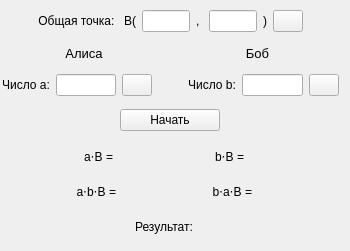
       <widget class="QWidget" name="tab_3">
        <attribute name="title">
         <string>Протокол Диффи-Хеллмана</string>
        </attribute>
        <widget class="QWidget" name="verticalLayoutWidget_3">
         <property name="geometry">
          <rect>
           <x>0</x>
           <y>10</y>
           <width>341</width>
           <height>232</height>
          </rect>
         </property>
         <layout class="QVBoxLayout" name="verticalLayout_4">
          <property name="spacing">
           <number>6</number>
          </property>
          <item>
           <layout class="QHBoxLayout" name="horizontalLayout_10">
            <item>
             <spacer name="horizontalSpacer_18">
              <property name="orientation">
               <enum>Qt::Horizontal</enum>
              </property>
              <property name="sizeHint" stdset="0">
               <size>
                <width>40</width>
                <height>20</height>
               </size>
              </property>
             </spacer>
            </item>
            <item>
             <widget class="QLabel" name="label_39">
              <property name="text">
               <string>Общая точка: </string>
              </property>
              <property name="textFormat">
               <enum>Qt::AutoText</enum>
              </property>
              <property name="alignment">
               <set>Qt::AlignCenter</set>
              </property>
             </widget>
            </item>
            <item>
             <widget class="QLabel" name="label_40">
              <property name="text">
               <string>B(</string>
              </property>
              <property name="alignment">
               <set>Qt::AlignRight|Qt::AlignTrailing|Qt::AlignVCenter</set>
              </property>
             </widget>
            </item>
            <item>
             <widget class="QLineEdit" name="xDHLineEdit">
              <property name="maximumSize">
               <size>
                <width>50</width>
                <height>16777215</height>
               </size>
              </property>
              <property name="alignment">
               <set>Qt::AlignRight|Qt::AlignTrailing|Qt::AlignVCenter</set>
              </property>
             </widget>
            </item>
            <item>
             <widget class="QLabel" name="label_41">
              <property name="text">
               <string>, </string>
              </property>
              <property name="alignment">
               <set>Qt::AlignCenter</set>
              </property>
             </widget>
            </item>
            <item>
             <widget class="QLineEdit" name="yDHLineEdit">
              <property name="maximumSize">
               <size>
                <width>50</width>
                <height>16777215</height>
               </size>
              </property>
              <property name="alignment">
               <set>Qt::AlignRight|Qt::AlignTrailing|Qt::AlignVCenter</set>
              </property>
             </widget>
            </item>
            <item>
             <widget class="QLabel" name="label_43">
              <property name="text">
               <string>)</string>
              </property>
             </widget>
            </item>
            <item>
             <widget class="QPushButton" name="randomPointDHButton">
              <property name="maximumSize">
               <size>
                <width>30</width>
                <height>16777215</height>
               </size>
              </property>
              <property name="text">
               <string/>
              </property>
              <property name="icon">
               <iconset>
                <normaloff>play.png</normaloff>play.png</iconset>
              </property>
             </widget>
            </item>
            <item>
             <spacer name="horizontalSpacer_19">
              <property name="orientation">
               <enum>Qt::Horizontal</enum>
              </property>
              <property name="sizeHint" stdset="0">
               <size>
                <width>40</width>
                <height>20</height>
               </size>
              </property>
             </spacer>
            </item>
           </layout>
          </item>
          <item>
           <layout class="QHBoxLayout" name="horizontalLayout_14">
            <item>
             <widget class="QLabel" name="label_44">
              <property name="font">
               <font>
                <pointsize>10</pointsize>
               </font>
              </property>
              <property name="text">
               <string>Алиса</string>
              </property>
              <property name="alignment">
               <set>Qt::AlignCenter</set>
              </property>
             </widget>
            </item>
            <item>
             <widget class="QLabel" name="label_46">
              <property name="font">
               <font>
                <pointsize>10</pointsize>
               </font>
              </property>
              <property name="text">
               <string>Боб</string>
              </property>
              <property name="alignment">
               <set>Qt::AlignCenter</set>
              </property>
             </widget>
            </item>
           </layout>
          </item>
          <item>
           <layout class="QHBoxLayout" name="horizontalLayout_15">
            <item>
             <spacer name="horizontalSpacer_20">
              <property name="orientation">
               <enum>Qt::Horizontal</enum>
              </property>
              <property name="sizeType">
               <enum>QSizePolicy::Expanding</enum>
              </property>
              <property name="sizeHint" stdset="0">
               <size>
                <width>50</width>
                <height>20</height>
               </size>
              </property>
             </spacer>
            </item>
            <item>
             <widget class="QLabel" name="label_47">
              <property name="text">
               <string>Число a:</string>
              </property>
              <property name="alignment">
               <set>Qt::AlignCenter</set>
              </property>
             </widget>
            </item>
            <item>
             <widget class="QLineEdit" name="valueADHLineEdit">
              <property name="toolTip">
               <string>Случайное число</string>
              </property>
              <property name="alignment">
               <set>Qt::AlignCenter</set>
              </property>
             </widget>
            </item>
            <item>
             <widget class="QPushButton" name="randomValueADHButton">
              <property name="maximumSize">
               <size>
                <width>30</width>
                <height>16777215</height>
               </size>
              </property>
              <property name="text">
               <string/>
              </property>
              <property name="icon">
               <iconset>
                <normaloff>play.png</normaloff>play.png</iconset>
              </property>
             </widget>
            </item>
            <item>
             <spacer name="horizontalSpacer_21">
              <property name="orientation">
               <enum>Qt::Horizontal</enum>
              </property>
              <property name="sizeType">
               <enum>QSizePolicy::MinimumExpanding</enum>
              </property>
              <property name="sizeHint" stdset="0">
               <size>
                <width>30</width>
                <height>20</height>
               </size>
              </property>
             </spacer>
            </item>
            <item>
             <widget class="QLabel" name="label_49">
              <property name="text">
               <string>Число b:</string>
              </property>
              <property name="alignment">
               <set>Qt::AlignCenter</set>
              </property>
             </widget>
            </item>
            <item>
             <widget class="QLineEdit" name="valueBDHLineEdit">
              <property name="toolTip">
               <string>Случайное число</string>
              </property>
              <property name="alignment">
               <set>Qt::AlignCenter</set>
              </property>
             </widget>
            </item>
            <item>
             <widget class="QPushButton" name="randomValueBDHButton">
              <property name="maximumSize">
               <size>
                <width>30</width>
                <height>16777215</height>
               </size>
              </property>
              <property name="text">
               <string/>
              </property>
              <property name="icon">
               <iconset>
                <normaloff>play.png</normaloff>play.png</iconset>
              </property>
             </widget>
            </item>
            <item>
             <spacer name="horizontalSpacer_22">
              <property name="orientation">
               <enum>Qt::Horizontal</enum>
              </property>
              <property name="sizeType">
               <enum>QSizePolicy::Expanding</enum>
              </property>
              <property name="sizeHint" stdset="0">
               <size>
                <width>50</width>
                <height>20</height>
               </size>
              </property>
             </spacer>
            </item>
           </layout>
          </item>
          <item>
           <spacer name="verticalSpacer_6">
            <property name="orientation">
             <enum>Qt::Vertical</enum>
            </property>
            <property name="sizeType">
             <enum>QSizePolicy::Fixed</enum>
            </property>
            <property name="sizeHint" stdset="0">
             <size>
              <width>20</width>
              <height>7</height>
             </size>
            </property>
           </spacer>
          </item>
          <item>
           <layout class="QHBoxLayout" name="horizontalLayout_16">
            <item>
             <widget class="QPushButton" name="protocolDHButton">
              <property name="maximumSize">
               <size>
                <width>100</width>
                <height>16777215</height>
               </size>
              </property>
              <property name="text">
               <string>Начать</string>
              </property>
              <property name="autoDefault">
               <bool>true</bool>
              </property>
             </widget>
            </item>
           </layout>
          </item>
          <item>
           <spacer name="verticalSpacer_7">
            <property name="orientation">
             <enum>Qt::Vertical</enum>
            </property>
            <property name="sizeType">
             <enum>QSizePolicy::Fixed</enum>
            </property>
            <property name="sizeHint" stdset="0">
             <size>
              <width>20</width>
              <height>4</height>
             </size>
            </property>
           </spacer>
          </item>
          <item>
           <layout class="QHBoxLayout" name="horizontalLayout_17">
            <item>
             <spacer name="horizontalSpacer_23">
              <property name="orientation">
               <enum>Qt::Horizontal</enum>
              </property>
              <property name="sizeType">
               <enum>QSizePolicy::Expanding</enum>
              </property>
              <property name="sizeHint" stdset="0">
               <size>
                <width>50</width>
                <height>20</height>
               </size>
              </property>
             </spacer>
            </item>
            <item>
             <widget class="QLabel" name="label_50">
              <property name="text">
               <string>a⋅B =</string>
              </property>
              <property name="alignment">
               <set>Qt::AlignRight|Qt::AlignTrailing|Qt::AlignVCenter</set>
              </property>
             </widget>
            </item>
            <item>
             <widget class="QLabel" name="resultABDHLabel">
              <property name="text">
               <string/>
              </property>
             </widget>
            </item>
            <item>
             <spacer name="horizontalSpacer_24">
              <property name="orientation">
               <enum>Qt::Horizontal</enum>
              </property>
              <property name="sizeType">
               <enum>QSizePolicy::MinimumExpanding</enum>
              </property>
              <property name="sizeHint" stdset="0">
               <size>
                <width>30</width>
                <height>20</height>
               </size>
              </property>
             </spacer>
            </item>
            <item>
             <widget class="QLabel" name="label_51">
              <property name="text">
               <string>b⋅B =</string>
              </property>
              <property name="alignment">
               <set>Qt::AlignRight|Qt::AlignTrailing|Qt::AlignVCenter</set>
              </property>
             </widget>
            </item>
            <item>
             <widget class="QLabel" name="resultBBDHLabel">
              <property name="text">
               <string/>
              </property>
             </widget>
            </item>
            <item>
             <spacer name="horizontalSpacer_25">
              <property name="orientation">
               <enum>Qt::Horizontal</enum>
              </property>
              <property name="sizeType">
               <enum>QSizePolicy::Expanding</enum>
              </property>
              <property name="sizeHint" stdset="0">
               <size>
                <width>50</width>
                <height>20</height>
               </size>
              </property>
             </spacer>
            </item>
           </layout>
          </item>
          <item>
           <layout class="QHBoxLayout" name="horizontalLayout_18">
            <item>
             <spacer name="horizontalSpacer_26">
              <property name="orientation">
               <enum>Qt::Horizontal</enum>
              </property>
              <property name="sizeType">
               <enum>QSizePolicy::Expanding</enum>
              </property>
              <property name="sizeHint" stdset="0">
               <size>
                <width>50</width>
                <height>20</height>
               </size>
              </property>
             </spacer>
            </item>
            <item>
             <widget class="QLabel" name="label_52">
              <property name="text">
               <string>a⋅b⋅B =</string>
              </property>
              <property name="alignment">
               <set>Qt::AlignRight|Qt::AlignTrailing|Qt::AlignVCenter</set>
              </property>
             </widget>
            </item>
            <item>
             <widget class="QLabel" name="resultABBDHLabel">
              <property name="text">
               <string/>
              </property>
             </widget>
            </item>
            <item>
             <spacer name="horizontalSpacer_27">
              <property name="orientation">
               <enum>Qt::Horizontal</enum>
              </property>
              <property name="sizeType">
               <enum>QSizePolicy::MinimumExpanding</enum>
              </property>
              <property name="sizeHint" stdset="0">
               <size>
                <width>30</width>
                <height>20</height>
               </size>
              </property>
             </spacer>
            </item>
            <item>
             <widget class="QLabel" name="label_53">
              <property name="text">
               <string>b⋅a⋅B =</string>
              </property>
              <property name="alignment">
               <set>Qt::AlignRight|Qt::AlignTrailing|Qt::AlignVCenter</set>
              </property>
             </widget>
            </item>
            <item>
             <widget class="QLabel" name="resultBABDHLabel">
              <property name="text">
               <string/>
              </property>
             </widget>
            </item>
            <item>
             <spacer name="horizontalSpacer_28">
              <property name="orientation">
               <enum>Qt::Horizontal</enum>
              </property>
              <property name="sizeType">
               <enum>QSizePolicy::Expanding</enum>
              </property>
              <property name="sizeHint" stdset="0">
               <size>
                <width>50</width>
                <height>20</height>
               </size>
              </property>
             </spacer>
            </item>
           </layout>
          </item>
          <item>
           <layout class="QHBoxLayout" name="horizontalLayout_19">
            <item>
             <spacer name="horizontalSpacer_29">
              <property name="orientation">
               <enum>Qt::Horizontal</enum>
              </property>
              <property name="sizeHint" stdset="0">
               <size>
                <width>40</width>
                <height>20</height>
               </size>
              </property>
             </spacer>
            </item>
            <item>
             <widget class="QLabel" name="label_54">
              <property name="minimumSize">
               <size>
                <width>0</width>
                <height>30</height>
               </size>
              </property>
              <property name="text">
               <string>Результат:</string>
              </property>
              <property name="alignment">
               <set>Qt::AlignCenter</set>
              </property>
             </widget>
            </item>
            <item>
             <widget class="QLabel" name="resultProtocolDH">
              <property name="text">
               <string/>
              </property>
              <property name="alignment">
               <set>Qt::AlignCenter</set>
              </property>
             </widget>
            </item>
            <item>
             <spacer name="horizontalSpacer_30">
              <property name="orientation">
               <enum>Qt::Horizontal</enum>
              </property>
              <property name="sizeHint" stdset="0">
               <size>
                <width>40</width>
                <height>20</height>
               </size>
              </property>
             </spacer>
            </item>
           </layout>
          </item>
         </layout>
        </widget>
       </widget>
